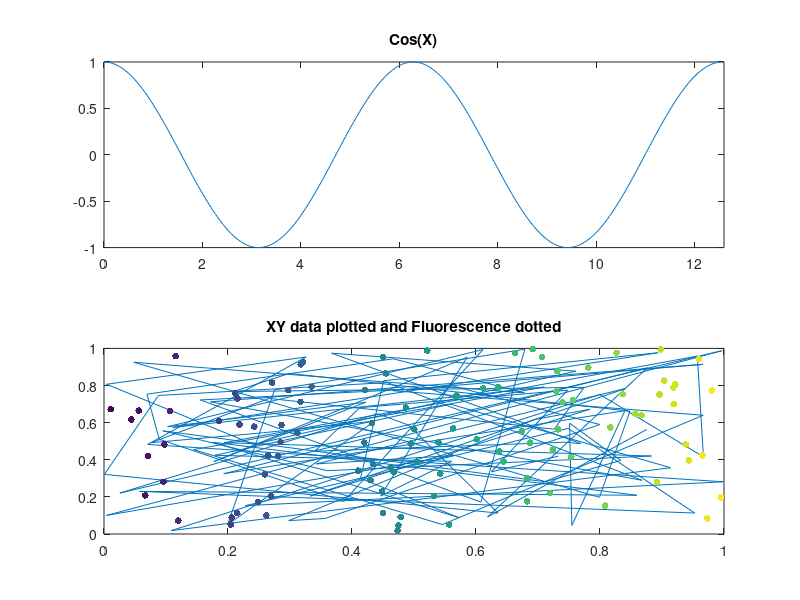

Here is the MATLAB script that generated this plot:
%% Inclass assignment 2

% 1. a. fill in this loop with a conditional statement so that it displays
% only the odd numbers

x=1;
x
for ii=(1:20);
    x=x+2;
    if x<20;
        display(x)
end
end

% b. Write a new loop to display the same odd numbers which doesn't use a conditional statement

for ii=(1:10);
    odd=ii*2-1;
    display(odd)
end


% c. display the same odd numbers without a loop or conditional (hint use
%  num2str)

c=[1:2:20]';
disp(num2str(c))



%% 2. Vectorize the following code (that is produce the same result in z
%without using a loop). 

%a. 

for ii = 1:100;
    z(ii) = ii*ii
end

%Miguel Angel: I will change the result to V, that way you can compare it
%against Z easier than rewriting Z everytime I put the vectorized code.
%Miguel angel:

x=[1:100];
v=x.^2

if v==z;
    display('Code has been vectorized')
else
    display('NOT EQUAL')
end;

%b. 
z = 0;
for ii = 1:100
    z = z + ii;
end

%Miguel Angel:

y=1:100;
v2=sum(y)

if v2==z;
    display('Code has been vectorized')
else
    display('NOT EQUAL')
end;

%c.

xx = rand(50,2);

for ii = 1:50
    z(ii) = sqrt(xx(ii,1)^2+xx(ii,2)^2);
end

%Miguel Angel:

xxsquared =xx.^2;
ZV=sqrt(sum(xxsquared,2));
ZV

if ZV==z'
    display('Code has been vectorized')
else
    display('NOT WORKING')
end

% d. what is the formula in c computing?

%Miguel Angel: The formula in C is generating a matrix of 50 rows
%and 2 columns with random values (all values should be between 0-1
%exclusive). Then you're making an index of 50, meaning that the loop will
%repeat 50 times. Then you are telling that each value of the column 1 (of xx),
%square it and sum the squared values of column 2 (each value squared, same
%as column1), after that, you're doing the square root of that sum, thus
%generating 50 values as a result. The formula you're putting is
%c^2=a^2+b^2. So you could say that with creating xx = random(50,2),
%esentially you are making first column a and the second column b, and the
%result z, is c. 



%% plotting

%a. make a plot of sin(x) and cos(x) vs x from x = 0 to 4*pi on the same axis where the graph
%of sin(x) vs x is a red-dashed line and the graph of cos(x) vs x is a
%blue solid line.

x=linspace(0,4*pi,400);
y=cos(x);
y2=sin(x);


plot(x,y, 'color','b'); hold on;
plot(x,y2,'color','r');
xlim([0 12.6]);

%or

plot(x,y,'b',x,y2,'r')
xlim([0 12.6]);

%b. repeat the above but where each graph is in a different subplot in the
% same figure. 

x=linspace(0,4*pi,400);
y=cos(x);
y2=sin(x);

subplot(2,1,1);
plot(x,y);
xlim([0 12.6]);
title('Cos(X)');

subplot (2,1,2);
plot(x,y2,'r');
xlim([0 12.6]);
title('Sin(x)');

%c. here is some data, imagine they are x and y coordinates for cells. 
xy_dat = rand(100,2);
%plot the data in the xy plane.

xdat=xy_dat(:,1);
ydat=xy_dat(:,2);

plot(xdat,ydat);
xlim([0 1]);

%Miguel Angel: alternatevely, for less messy graph:

scatter(xdat,ydat);

%now imagine there is some fluorescence data corresponding to the same
%cells
% plot the data in the xy plane but color code the data by the fluorescnece
% values. Hint: see the scatter command

%c. here is some data, imagine they are x and y coordinates for cells. 
xy_dat = rand(100,2);
%plot the data in the xy plane.

xdat=xy_dat(:,1);
ydat=xy_dat(:,2);

plot(xdat,ydat);
xlim([0 1]);

%Miguel Angel: alternatevely, for less messy graph:

scatter(xdat,ydat);

%now imagine there is some fluorescence data corresponding to the same
%cells
% plot the data in the xy plane but color code the data by the fluorescnece
% values. Hint: see the scatter command
%Miguel Angel:

fluor = rand(100,1);
xy_dat = rand(100,2);

xdat=xy_dat(:,1);
ydat=xy_dat(:,2);

plot(xdat,ydat);
hold on;
scatter(fluor,ydat,24,fluor,'filled');
xlim([0 1]);
title('XY data plotted and Fluorescence dotted');

